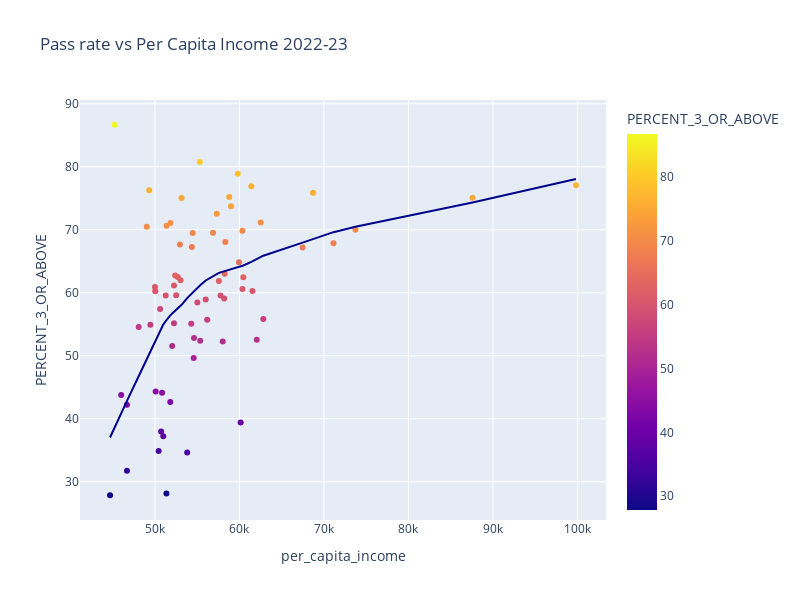

Notebook source saved alongside this figure:
### Code cell
fig = px.scatter(data_frame=wisconsin22,x='per_capita_income', y='PERCENT_3_OR_ABOVE',trendline='lowess',trendline_color_override='darkblue',width=800, height=600,color='PERCENT_3_OR_ABOVE',
                 title='Pass rate vs Per Capita Income 2022-23')
fig.show()
with open('../data/WI_pickled/WI_AP_pass_rate_by_counties_vs_income.pkl', 'wb') as f:
    pickle.dump(fig, f)
